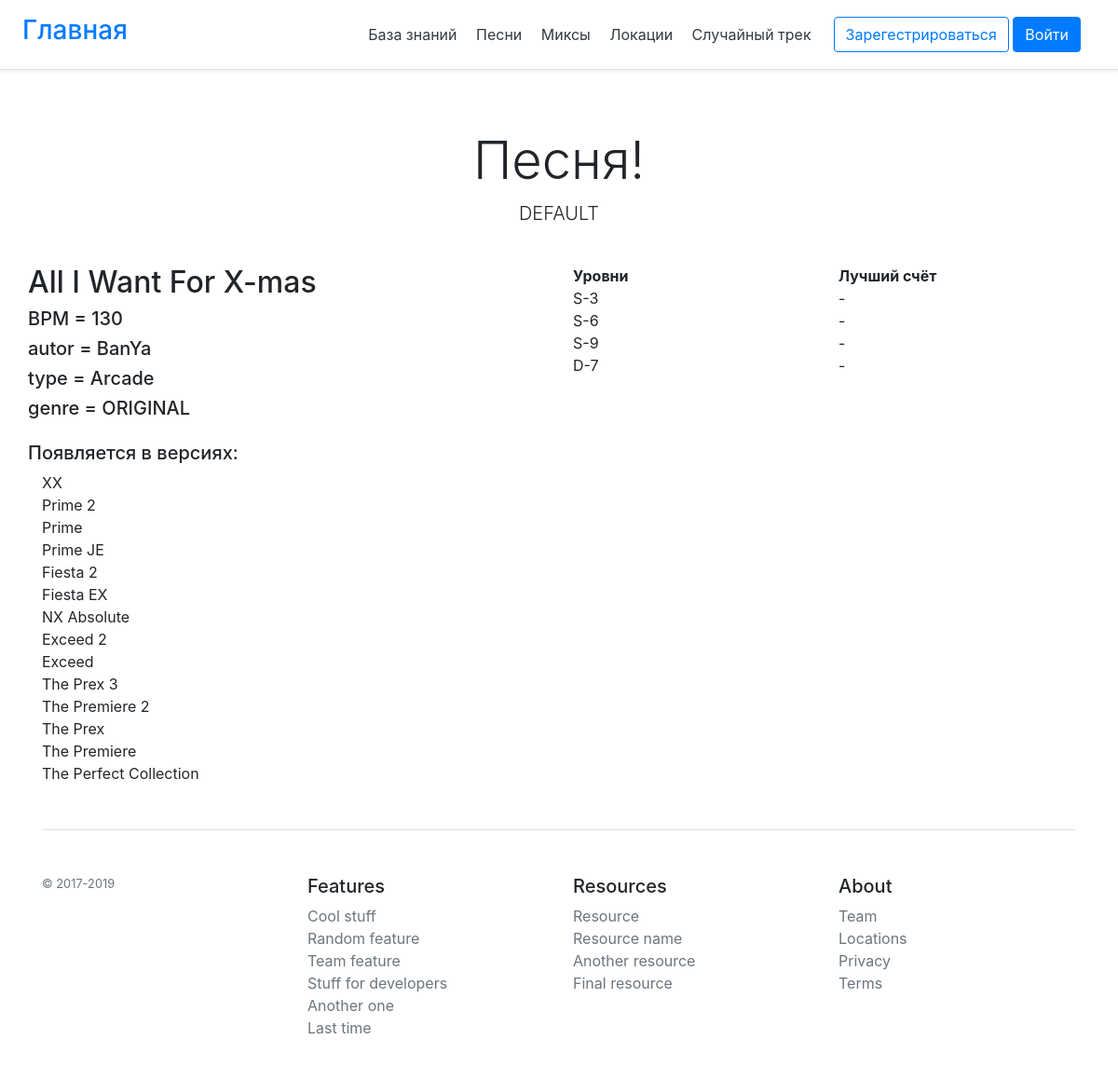
The app's page /songs/698 with its own data.
### PumpManager/models.py (models this page shows, shortened)
class Song(models.Model):
    name = models.CharField(max_length=40, unique="True")
    author = models.CharField(max_length=40)
    bpm = models.IntegerField()
    type = models.CharField(max_length=40)
    cathegory = models.CharField(max_length=40)
    mix = models.ManyToManyField(Mix)

class Mix(models.Model):
    name = models.CharField(max_length=25)

class Chart(models.Model):
    lvl = models.IntegerField()
    type = models.CharField(max_length=40)
    song = models.ForeignKey(Song, on_delete=models.CASCADE)

### PumpManager/views.py (the view)
# urls.py: path('songs/<song_id>', views.songID, name='songID'),
def songID(request, song_id):
    message_ls = list()
    chart_ls = list()
    try:
        song = Song.objects.get(pk=song_id)
        if request.user.is_authenticated:
            for chart in Chart.objects.filter(song = Song.objects.get(pk=song_id)):
                res = request.user.player.stage_set.filter(chart = chart)
                chart_ls.append(chart)
                if res:
                    message_ls.append(
                    res.filter(
                    score = res.aggregate(
                    Max('score'))['score__max'])[0])
                else:
                    message_ls.append("")
        else:
            for chart in Chart.objects.filter(song = Song.objects.get(pk=song_id)):
                chart_ls.append(chart)
                message_ls.append("")
        context = dict(pairs = zip(chart_ls, message_ls))
        return render(request, 'PumpManager/songID.html', {'song': song, 'context': context})
    except Song.DoesNotExist:
        raise Http404("Song does not exist")
    except Exception as e:
        print(e)
        raise Http404("Wtf is going on")

### PumpManager/templates/PumpManager/songID.html (shortened to what this page needs)
{% extends "PumpManager/base.html" %}
{% block header %}Песня!{%endblock%}
{% block content %}
<div class="row">
<div class="col-md-6">
    <div class="row"> <h2>{{song.name}}</h2></div>
    <div class="row"><h5>BPM = {{song.bpm}}<h5></div>
    <div class="row"><h5>autor = {{song.author}}</h5></div>
    <div class="row"><h5>type = {{song.type}}</h5></div>
    <div class="row"><h5>genre = {{song.cathegory}}</h5></div>
    <div class="row"><h5>Появляется в версиях:</h5></div>
    {% for mix in song.mix.all%}
    <div class="row">
        <div class="col-md-6">{{mix.name}}</div>
    </div>
    {%endfor%}
    </div>
    <div class="col-md-6">
        <div class="row">
            <div class="col-md-6" style="font-weight: bold">Уровни</div>
            <div class="col-md-6" style="font-weight: bold">Лучший счёт</div>
        </div>
        {% for item_from_list_one, item_from_list_two in context.pairs %}
            <div class="row">
                    <div class="col-md-6">{{item_from_list_one.type}}-{{item_from_list_one.lvl}}</div>
                    <div class="col-md-6 ">{{item_from_list_two.grade}} - {{item_from_list_two.score}}</div>
            </div>
        {% endfor %}
    </div>
</div>
{%endblock%}

### records on screen
Song: name "All I Want For X-mas", bpm "130", author "BanYa", type "Arcade", cathegory "ORIGINAL"
Mix: name "XX"
Mix: name "Prime 2"
Mix: name "Prime"
Mix: name "Prime JE"
Mix: name "Fiesta 2"
Mix: name "Fiesta EX"
Mix: name "NX Absolute"
Mix: name "Exceed 2"
Mix: name "Exceed"
Mix: name "The Prex 3"
Mix: name "The Premiere 2"
Mix: name "The Prex"
Mix: name "The Premiere"
Mix: name "The Perfect Collection"
Chart: type "S", lvl "3"
Chart: type "S", lvl "6"
Chart: type "S", lvl "9"
Chart: type "D", lvl "7"
